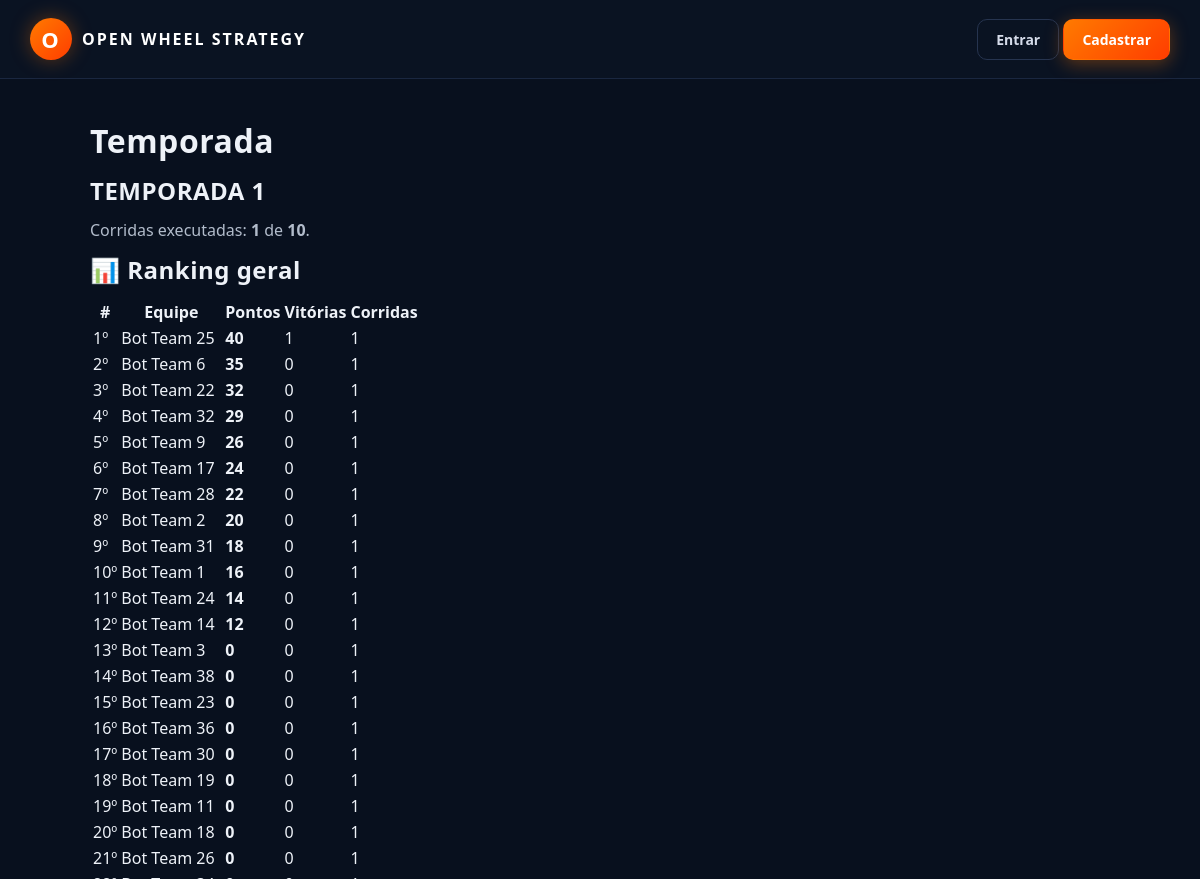
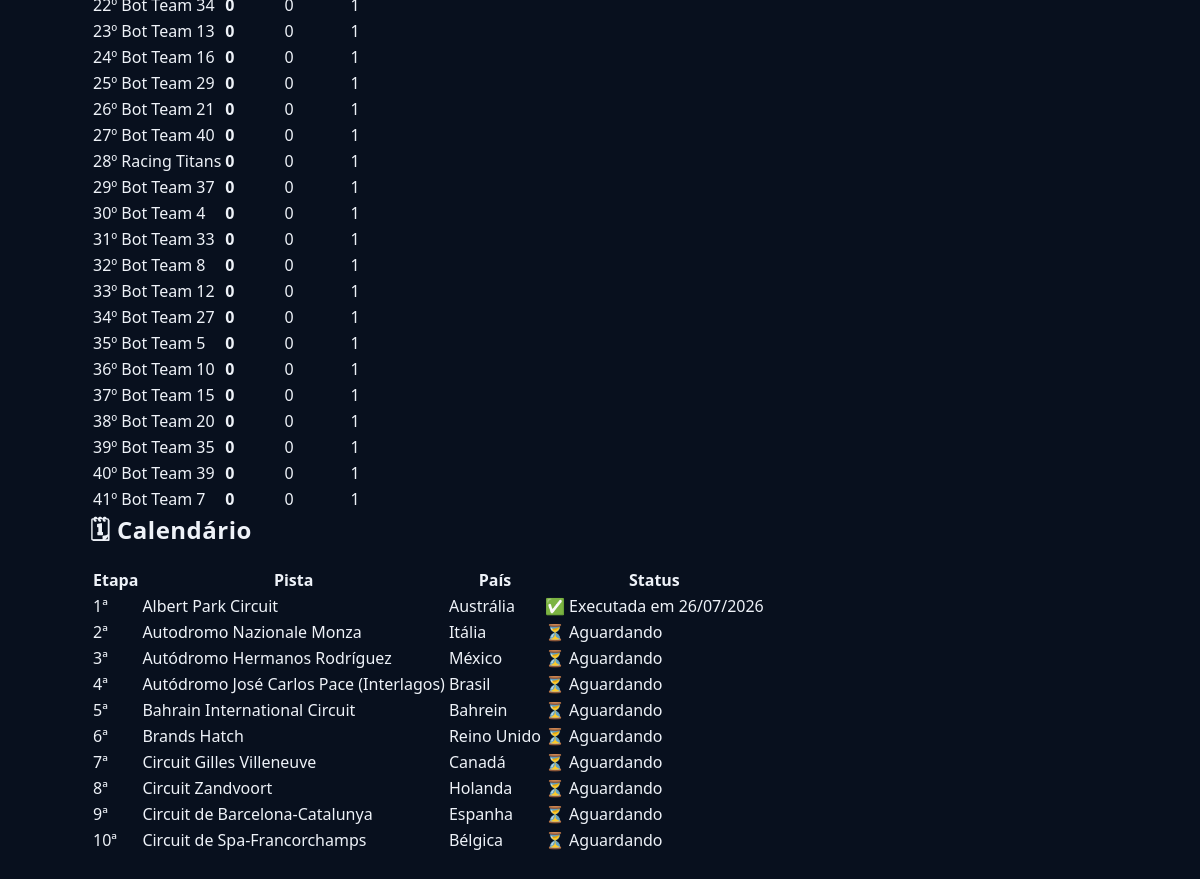
The app's page /temporada with its own data (2 pictures, top to bottom).
### models_temporada.py (models this page shows, shortened)
class Temporada(db.Model):
    __tablename__ = "temporadas"
    id = db.Column(db.Integer, primary_key=True)
    nome = db.Column(db.String(120), nullable=False)
    ativa = db.Column(db.Boolean, default=False, nullable=False)
    data_criacao = db.Column(db.DateTime, default=datetime.utcnow)
    corridas_agendadas = db.relationship(
        "CorridaAgendada", backref="temporada",
        cascade="all, delete-orphan",
        order_by="CorridaAgendada.ordem",
    )
    @classmethod
    def ativa_atual(cls):
        try:
            return cls.query.filter_by(ativa=True).first()
        except (OperationalError, ProgrammingError, NoSuchTableError):
            return None
    def total_corridas(self):
        return len(self.corridas_agendadas)
    def corridas_executadas(self):
        return sum(1 for c in self.corridas_agendadas if c.executada)

class CorridaAgendada(db.Model):
    __tablename__ = "corridas_agendadas"
    id = db.Column(db.Integer, primary_key=True)
    temporada_id = db.Column(db.Integer, db.ForeignKey("temporadas.id"), nullable=False)
    pista_real_id = db.Column(db.Integer, nullable=False)
    pista_nome = db.Column(db.String(120))
    ordem = db.Column(db.Integer, nullable=False)
    executada = db.Column(db.Boolean, default=False, nullable=False)
    data_execucao = db.Column(db.DateTime)
    resultado_json = db.Column(db.Text, default="[]")
    def resultados(self):
        try:
            return json.loads(self.resultado_json or "[]")
        except (json.JSONDecodeError, TypeError):
            return []

### rotas/temporada.py (the view)
    @app.route("/temporada")
    def temporada_view():
        temporada = Temporada.ativa_atual()
        if not temporada:
            return render_template("temporada.html", temporada=None, ranking=[], pistas_por_id={})
        ranking = ranking_temporada(temporada)
        pistas_por_id = {p["id"]: p for p in listar_pistas_reais()}
        return render_template("temporada.html", temporada=temporada, ranking=ranking, pistas_por_id=pistas_por_id)

### app.py (called while the page is built)
def _registrar_contexto(app):
    @app.context_processor
    def injetar_globais():
        usuario_id = session.get("usuario_id")
        usuario = Usuario.query.get(usuario_id) if usuario_id else None
        return {
            "usuario_logado": usuario,
            "categorias_fornecedor": FORNECEDORES_CONFIG,
            "temporada_ativa": Temporada.ativa_atual(),
        }

### pistas_reais_db.py (called while the page is built)
def obter_conexao():
    conexao = sqlite3.connect(CAMINHO_BANCO)
    conexao.row_factory = sqlite3.Row
    return conexao

def listar_pistas_reais():
    conexao = obter_conexao()
    linhas = conexao.execute("SELECT * FROM pistas_reais ORDER BY nome").fetchall()
    conexao.close()
    return [dict(linha) for linha in linhas]

### rotas/temporada.py (called while the page is built)
def registrar(app):
    @app.route("/pistas-reais")
    def pistas_reais_view():
        criar_banco_pistas_reais()
        pistas = listar_pistas_reais()
        return render_template("pistas_reais.html", pistas=pistas)
    @app.route("/temporada")
    def temporada_view():
        temporada = Temporada.ativa_atual()
        if not temporada:
            return render_template("temporada.html", temporada=None, ranking=[], pistas_por_id={})
        ranking = ranking_temporada(temporada)
        pistas_por_id = {p["id"]: p for p in listar_pistas_reais()}
        return render_template("temporada.html", temporada=temporada, ranking=ranking, pistas_por_id=pistas_por_id)

### templates/temporada.html
{% extends "base.html" %}
{% block content %}
<h1 class="h3 mb-4">Temporada</h1>
{% if not temporada %}
    <div class="alert alert-info">
        Nenhuma temporada ativa no momento. Peça pro admin criar uma em
        <code>/admin/temporadas</code>.
    </div>
{% else %}
    <div class="card mb-4">
        <div class="card-body">
            <h2 class="h4">{{ temporada.nome }}</h2>
            <p>
                Corridas executadas: <strong>{{ temporada.corridas_executadas() }}</strong>
                de <strong>{{ temporada.total_corridas() }}</strong>.
            </p>
        </div>
    </div>
    <h2 class="h5">📊 Ranking geral</h2>
    <table class="table table-sm">
        <thead>
            <tr>
                <th>#</th><th>Equipe</th>
                <th>Pontos</th><th>Vitórias</th><th>Corridas</th>
            </tr>
        </thead>
        <tbody>
            {% for r in ranking %}
            <tr>
                <td>{{ loop.index }}º</td>
                <td>{{ r.equipe_nome }}</td>
                <td><strong>{{ r.pontos_total }}</strong></td>
                <td>{{ r.vitorias }}</td>
                <td>{{ r.corridas }}</td>
            </tr>
            {% else %}
            <tr><td colspan="5" class="text-muted">Nenhuma corrida executada ainda.</td></tr>
            {% endfor %}
        </tbody>
    </table>
    <h2 class="h5 mt-4">🗓 Calendário</h2>
    <table class="table table-sm">
        <thead>
            <tr>
                <th>Etapa</th><th>Pista</th><th>País</th><th>Status</th>
            </tr>
        </thead>
        <tbody>
            {% for corrida in temporada.corridas_agendadas %}
            {% set pista = pistas_por_id.get(corrida.pista_real_id) %}
            <tr class="{% if corrida.executada %}text-muted{% endif %}">
                <td>{{ corrida.ordem }}ª</td>
                <td>{{ corrida.pista_nome or (pista.nome if pista else '?') }}</td>
                <td>{{ pista.pais if pista else '-' }}</td>
                <td>
                    {% if corrida.executada %}
                        ✅ Executada
                        {% if corrida.data_execucao %}
                            em {{ corrida.data_execucao.strftime('%d/%m/%Y') }}
                        {% endif %}
                    {% else %}
                        ⏳ Aguardando
                    {% endif %}
                </td>
            </tr>
            {% else %}
            <tr><td colspan="4" class="text-muted">Nenhuma corrida no calendário.</td></tr>
            {% endfor %}
        </tbody>
    </table>
{% endif %}
{% endblock %}

### static/css/tema.css (style rules this page uses)
* { box-sizing: border-box; }
html, body { margin: 0; padding: 0; font-family: 'Segoe UI', 'Inter', Tahoma, sans-serif; background: #08101e; color: #eef2f8; min-height: 100vh; }
h1, h2, h3, h4 { margin: 0 0 12px 0; letter-spacing: 0.5px; }
p { margin: 0 0 12px 0; color: #b2bccb; }

### records on screen
Temporada: nome "TEMPORADA 1"
CorridaAgendada: corridas_executadas "1", ordem "1", pista_nome "Albert Park Circuit", pais "Austrália", data_execucao "26/07/2026"
CorridaAgendada: ordem "2", pista_nome "Autodromo Nazionale Monza", pais "Itália", shows "⏳ Aguardando"
CorridaAgendada: ordem "3", pista_nome "Autódromo Hermanos Rodríguez", pais "México", shows "⏳ Aguardando"
CorridaAgendada: ordem "4", pista_nome "Autódromo José Carlos Pace (Interlagos)", pais "Brasil", shows "⏳ Aguardando"
CorridaAgendada: ordem "5", pista_nome "Bahrain International Circuit", pais "Bahrein", shows "⏳ Aguardando"
CorridaAgendada: ordem "6", pista_nome "Brands Hatch", pais "Reino Unido", shows "⏳ Aguardando"
CorridaAgendada: ordem "7", pista_nome "Circuit Gilles Villeneuve", pais "Canadá", shows "⏳ Aguardando"
CorridaAgendada: ordem "8", pista_nome "Circuit Zandvoort", pais "Holanda", shows "⏳ Aguardando"
CorridaAgendada: ordem "9", pista_nome "Circuit de Barcelona-Catalunya", pais "Espanha", shows "⏳ Aguardando"
CorridaAgendada: ordem "10", pista_nome "Circuit de Spa-Francorchamps", pais "Bélgica", shows "⏳ Aguardando"

### other values on screen
{{ temporada.total_corridas() }} "10"
{{ r.equipe_nome }} "Bot Team 25" "Bot Team 6" "Bot Team 22" "Bot Team 32" "Bot Team 9" "Bot Team 17" "Bot Team 28" "Bot Team 2" "Bot Team 31" "Bot Team 1" "Bot Team 24" "Bot Team 14" "Bot Team 3" "Bot Team 38" "Bot Team 23" "Bot Team 36" "Bot Team 30" "Bot Team 19" "Bot Team 11" "Bot Team 18" "Bot Team 26" "Bot Team 34" "Bot Team 13" "Bot Team 16" "Bot Team 29" "Bot Team 21" "Bot Team 40" "Racing Titans" "Bot Team 37" "Bot Team 4" "Bot Team 33" "Bot Team 8" "Bot Team 12" "Bot Team 27" "Bot Team 5" "Bot Team 10" "Bot Team 15" "Bot Team 20" "Bot Team 35" "Bot Team 39" "Bot Team 7"
{{ r.pontos_total }} "40" "35" "32" "29" "26" "24" "22" "20" "18" "16" "14" "12" "0" "0" "0" "0" "0" "0" "0" "0" "0" "0" "0" "0" "0" "0" "0" "0" "0" "0" "0" "0" "0" "0" "0" "0" "0" "0" "0" "0" "0"
{{ r.vitorias }} "1" "0" "0" "0" "0" "0" "0" "0" "0" "0" "0" "0" "0" "0" "0" "0" "0" "0" "0" "0" "0" "0" "0" "0" "0" "0" "0" "0" "0" "0" "0" "0" "0" "0" "0" "0" "0" "0" "0" "0" "0"
{{ r.corridas }} "1" "1" "1" "1" "1" "1" "1" "1" "1" "1" "1" "1" "1" "1" "1" "1" "1" "1" "1" "1" "1" "1" "1" "1" "1" "1" "1" "1" "1" "1" "1" "1" "1" "1" "1" "1" "1" "1" "1" "1" "1"
